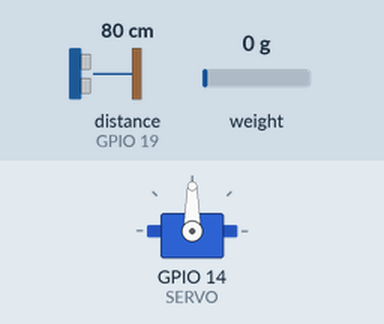
Recording of a sketch running on a simulated ESP32. On the bench: servo. Inputs (shaded band) come from the test bench; at power-on: distance to the obstacle (sensor on GPIO 19) 80 cm, weight on the scale 0 g. The echo pulse lasts 58.3 µs per cm; WiFi joins after 1.5 s; servers stay silent unless stated; the local clock reads 2024-03-15 10:24:30 at power-on unless the sketch sets it; random numbers use the default seed unless the sketch sets one; no MQTT or app messages arrive unless stated; what the sketch prints to the serial monitor is not drawn.

Above: at 3.7 s.
3.8 s: distance to the obstacle (sensor on GPIO 19) set to 20 cm
17.8 s: distance to the obstacle (sensor on GPIO 19) set to 17 cm
At 33.4 s:
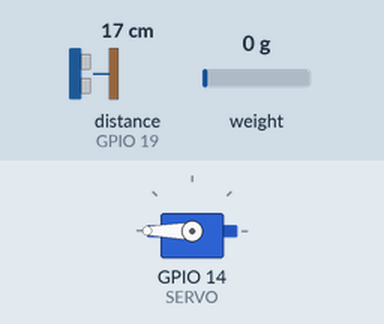
54.8 s: distance to the obstacle (sensor on GPIO 19) set to 2 cm
At 62.35 s:
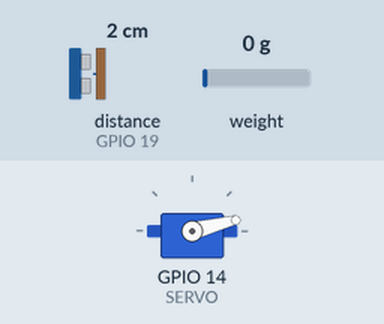
Timing chart, 0 to 65.5 s (numbered marks = the images above; inputs shaded):
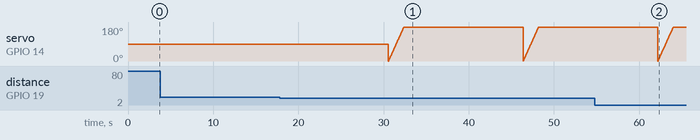

The sketch:

mqtt.ino
```cpp
#include<WiFi.h>
#include <PubSubClient.h>
#include <ESP32Servo.h>
#include <time.h>
#include <esp_sntp.h>
#include <math.h>
#include <HX711.h>

const char* ssid = "NPITI-IoT"; //<----------Mudar para o seu
const char* password = "NPITI-IoT"; //<----------Mudar para o seu

const char* mqttUser = "gabrielcarvalhopsilva@gmail.com";
const char* mqttPassword = "teste123";
const char* mqttserver = "maqiatto.com";
const int mqttport = 1883;

const char *ntpServer1 = "pool.ntp.org";
const char *ntpServer2 = "time.nist.gov";
const char *timeZone = "CET+3CEST,M10.5.0/3,M3.5.0";

const char* distanceTopic = "gabrielcarvalhopsilva@gmail.com/distance";
const char* weightTopic = "gabrielcarvalhopsilva@gmail.com/weight";
const char* lastFeedTopic = "gabrielcarvalhopsilva@gmail.com/lastFeed";
const char* lastVisitTopic = "gabrielcarvalhopsilva@gmail.com/lastVisit";
const char* manuallyFeedTopic = "gabrielcarvalhopsilva@gmail.com/manuallyFeed";

WiFiClient espClient;
PubSubClient client(espClient);

#define MSG_BUFFER_SIZE	(50)
char msg[MSG_BUFFER_SIZE];
unsigned long lastMsg = 0;
int value = 0;

// Servo
#define SERVO 14
Servo servo;

// HC-SR04
#define TRIG  5
#define ECHO  19

#define MIN_DISTANCE 18

// HX711
#define SCK 5
#define DT  18

#define MIN_WEIGHT 4
HX711 scale;
const float calibrationFactor = -80;


bool feedFlag = false;

void setup_wifi() {
  delay(10);

  // We start by connecting to a WiFi network
  Serial.println();
  Serial.print("Connecting to ");
  Serial.println(ssid);

  WiFi.mode(WIFI_STA);
  WiFi.begin(ssid, password);

  while (WiFi.status() != WL_CONNECTED) {
    delay(500);
    Serial.print(".");
  }

  randomSeed(micros());

  Serial.println("");
  Serial.println("WiFi connected");
  Serial.println("IP address: ");
  Serial.println(WiFi.localIP());
}

void callback(char* topic, byte* payload, unsigned int length) {
  Serial.print("Message received [");
  Serial.print(topic);
  Serial.print("] ");
  String messageTemp;

  for (int i = 0; i < length; i++) {
    Serial.print((char)payload[i]);
    //messageTemp += (char)payload[i]; <----------Usar quando tiver uma mensagem na resposta do bloco
  }
  Serial.println();

  if ((char)payload[0] == '1') {
    feedFlag = true;
  }

}

void reconnect() {
  // Loop until we're reconnected
  while (!client.connected()) {
    Serial.print("Trying MQTT connection...");
    // Create a random client ID
    String clientId = "ESP32 - Sensors";
    clientId += String(random(0xffff), HEX);
    // Se conectado
    if (client.connect(clientId.c_str(), mqttUser, mqttPassword)) {
      Serial.println("connected");
      // Depois de conectado, publique um anúncio ...
      client.publish(distanceTopic, "Initializing communication");
      client.publish(weightTopic, "Initializing communication");
      client.publish(lastFeedTopic, "Initializing communication");
      client.publish(lastVisitTopic, "Initializing communication");

      client.subscribe(manuallyFeedTopic);
    } else {
      Serial.print("Failed, rc=");
      Serial.print(client.state());
      Serial.println(" Retrying in 5s");
      delay(5000);
    }
  }
}

String getFormattedDate() {
    struct tm timeInfo;
    char date[30];
    if (!getLocalTime(&timeInfo)) {
      return "TIme unavailable";
    }

    snprintf(date, sizeof(date),"%d/%d/%d - %02d:%02d:%02d",
             timeInfo.tm_mday, timeInfo.tm_mon, timeInfo.tm_year + 1900,
             timeInfo.tm_hour, timeInfo.tm_min, timeInfo.tm_sec);

    return date;
}

float getDistance() {
  const float soundSpeed = 0.034;

  digitalWrite(TRIG, LOW);
  delayMicroseconds(2);
  digitalWrite(TRIG, HIGH);
  delayMicroseconds(10);
  digitalWrite(TRIG, LOW);

  long duration = pulseIn(ECHO, HIGH);

  return duration * soundSpeed/2; // distance in cm
}

float getWeight() {
  scale.power_down();
  delay(2000);
  scale.power_up();


  if(scale.get_units(10) < 0) {
    return 0;
  } else {
    return scale.get_units(10);
  }
}

void rotate_clockwise(int degrees) {
  for (int pos = 0; pos <= degrees; pos += 1) {
    servo.write(pos);
    delay(10);
  }
}

void rotate_anticlockwise(int degrees) {
  for (int pos = degrees; pos <= 0; pos -= 1) {
    servo.write(pos);
    delay(10);
  }
}

void setup() {
  Serial.begin(115200);

  // Distance sensor
  pinMode(TRIG, OUTPUT);
  pinMode(ECHO, INPUT);

  // Weight sensor
  scale.begin(DT,SCK);
  scale.set_scale(calibrationFactor);
  scale.tare();

  // Servo
  servo.attach(SERVO, 500, 2400);

  setup_wifi();
  client.setServer(mqttserver, 1883); // Setup server
  client.setCallback(callback);       // Receive Message

  configTzTime(timeZone, ntpServer1, ntpServer2);
}

void loop() {
  if (!client.connected()) {
    reconnect();
  }

  client.loop();
  delay(10000); //Intervalo de 10s entre leituras
  unsigned long now = millis();

  if (now - lastMsg > 2000) {
    // Distance
    char distanceString[10];
    float distanceCm = getDistance();
    dtostrf(distanceCm,1,2,distanceString);
    Serial.print("Distance: ");
    Serial.println(distanceString);
    client.publish(distanceTopic, distanceString);

    // Weight
    char weightString[10];
    float weightGramms = getWeight();
    dtostrf(weightGramms,1,2,weightString);
    Serial.print("Weight: ");
    Serial.println(weightString);
    client.publish(weightTopic, weightString);

    if(distanceCm < MIN_DISTANCE) {
        // Last Visit
        String timeString = getFormattedDate();
        char converted[25];
        timeString.toCharArray(converted, sizeof(converted));
        Serial.print("Time(visit): ");
        Serial.println(timeString);
        client.publish(lastVisitTopic, converted);

        if(feedFlag || weightGramms < MIN_WEIGHT) {
            // Last Feed
            timeString = getFormattedDate();
            timeString.toCharArray(converted, sizeof(converted));
            Serial.print("Time(feed): ");
            Serial.println(timeString);
            client.publish(lastFeedTopic, converted);

            Serial.println("Feed!");
            rotate_clockwise(180);

            rotate_anticlockwise(180);

            feedFlag = false;
        }
    }
  }
}
```

Measured:
- the behaviour switches between 19 and 18 cm on distance to the obstacle (sensor on GPIO 19) (found by bisection; images 0 and 1)
- after the input at 3.8 s, every drawn part: stays the same
